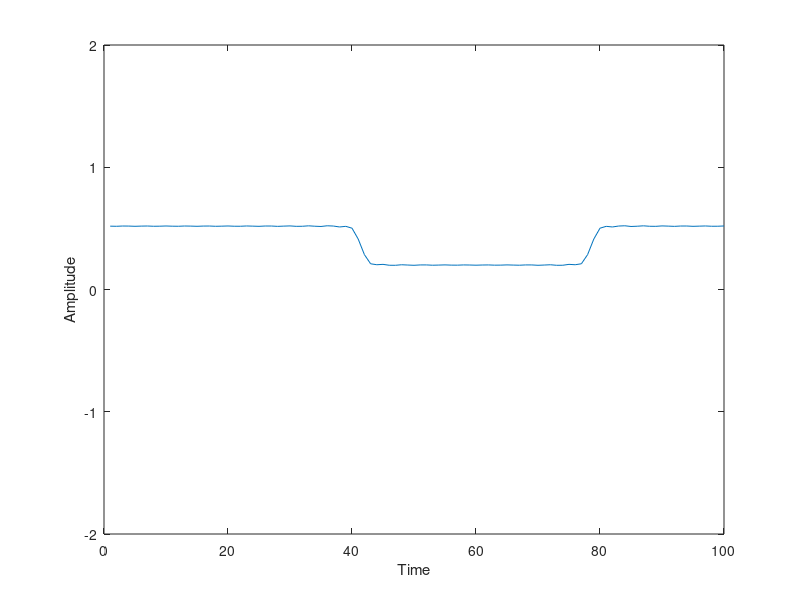

MATLAB code for this plot:
# Lab4 - ex2

### 1 Semnal puls
clear
A = 1;
T = 100;
x = 1 : T;
dt = T / 5;

for i = 1 : T
  if i < dt
    s(i) = A;
  else
    s(i) = 0;
  endif
endfor


#figure;
#plot(x, s);
#ylim([-A - 1, A + 1]);

#xlabel('Time');
#ylabel('Amplitude');


### 2 Primii n coeficienti ck 
k = 30;
ck = zeros(1, k)

for i = 0 : k
  ck(i+1) = e ^ ((-1) * j * pi * i * dt / T) * dt / T * sinc(pi * i * dt / T);
end

#stem(0:k,ck);
#xlabel('Frequency (k)');
#ylabel('Amplitude');

### 3 Semnal output - coeficienti Fourier
cky = zeros(1, k)

fc = 1/10*T;
#fc = 1/T;
#fc = 10/T;


for i = 0 : k
  # functia de transfer
  h = 1 / (1 + i * (2 / fc) * (i / T));
  cky(i + 1) = h * ck(i + 1);
end

# stem(0:k, abs(cky));
# xlabel('');
# ylabel('Magnitude');

#4 Reconstruire semnal

T = 100;
x = 1:T;
A = 1;

for i = 1:T;
  s(i) = 0;
  for it = 0:k
    s(i) += cky(it + 1) * e^(j * ((2 * pi * it * i)/T));
  end
  for it = 0:k
    p = (-1) * it;
    s(i) += conj(cky(it + 1)) * e^(j * ((2 * pi * p * i)/T));
  end
end

plot(x,s);
ylim([-A - 1; A + 1]);
xlabel('Time');
ylabel('Amplitude');

